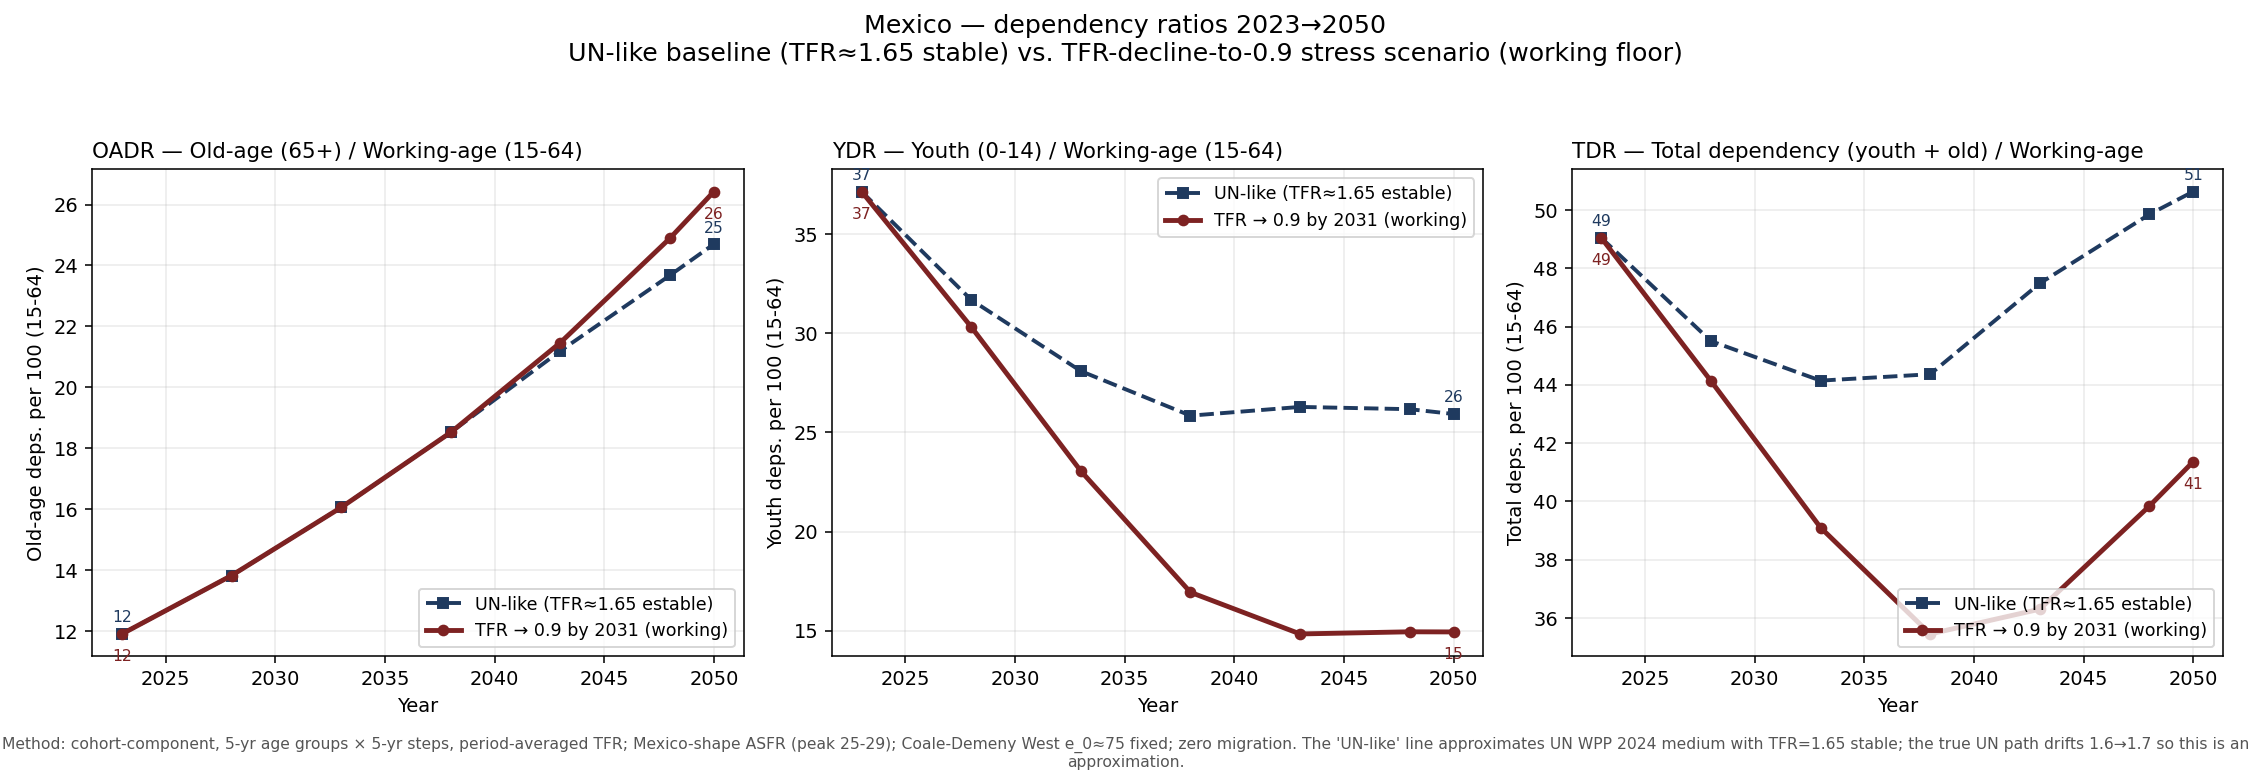

The script that saved this image:
"""
Mexico dependency ratios 2023→2050 under TFR-decline-to-0.9 scenario,
compared to a UN-like ~1.65 stable benchmark.

Why dependency ratios (DR) and not total population:
The total-population gap to UN (recomputed each run; see stdout)
understates the fiscal pressure. What drives pension contribution rate and
health-financing path is the *ratio* of dependents to working-age, not
total people. Under a TFR collapse, the 65+ population is locked in (those
people are already alive); only the denominator (working-age) and the
youth numerator change. The result is a sharper rise in old-age
dependency, partly offset by a fall in youth dependency.

Definitions (UN convention):
  Youth dependency ratio (YDR) = pop(0-14) / pop(15-64) × 100
  Old-age dependency ratio (OADR) = pop(65+) / pop(15-64) × 100
  Total dependency ratio (TDR) = YDR + OADR

Scenarios:
  TFR-decline (stress): 1.60 (2024) → 1.50 → 1.40 → 1.30 → 1.20 → 1.10
               (2029) → 1.00 (2030) → 0.90 from 2031, stable to 2050.
               Stress-floor revision, Héctor ruling 2026-09-15 (Anne
               option (b)): the LAC empirical floor is declared
               UNIDENTIFIED and 0.90 carried as a working stress value,
               not an observed minimum. The -0.10/yr glide shape is
               unchanged; it runs one year further.
  UN-like baseline: TFR ≈ 1.65 stable. This is an approximation of UN
               WPP 2024 medium variant's trajectory (Mexico TFR rises
               from ~1.62 in 2024 to ~1.71 by 2050; mid-point ~1.66).

Method: same cohort-component skeleton as the population scripts. 5-year
age groups, 5-year time steps, partial-step interpolation to 2050.
Coale-Demeny West e_0≈75 fixed mortality, zero migration, Mexico-shape
ASFR, sex ratio at birth 1.05.

Output: mex_dependency_ratio_decline.png (in the same folder).
"""

import io
from pathlib import Path
import urllib.request

import matplotlib.pyplot as plt
import numpy as np
import pandas as pd

HERE = Path(__file__).parent
OUT_PNG = HERE / "mex_dependency_ratio_decline.png"
OWID_5YR = "https://ourworldindata.org/grapher/population-by-five-year-age-group.csv"

N_AGES = 21
SURVIVAL = np.array([
    0.985, 0.997, 0.997, 0.995, 0.993, 0.992, 0.991, 0.989, 0.984, 0.978,
    0.969, 0.954, 0.929, 0.890, 0.832, 0.745, 0.620, 0.470, 0.300, 0.150,
    0.050,
])
BIRTH_TO_AGE_0_4 = 0.97
ASFR_SHAPE = np.array([0.045, 0.090, 0.110, 0.090, 0.060, 0.020, 0.005])
ASFR_FERTILE_START = 3
ASFR_FERTILE_END = 10
FEMALE_SHARE = 0.5

# Age index slices
YOUTH = slice(0, 3)        # 0-4, 5-9, 10-14  → 0-14
WORKING = slice(3, 13)     # 15-19 ... 60-64  → 15-64
OLD = slice(13, N_AGES)    # 65-69 ... 100+   → 65+

# User-specified TFR trajectory for the decline scenario (-0.10/yr glide).
TFR_DECLINE_ANNUAL = {
    2024: 1.60, 2025: 1.50, 2026: 1.40, 2027: 1.30, 2028: 1.20, 2029: 1.10,
    2030: 1.00,
}
# Working stress value; the empirical floor is declared unidentified.
TFR_DECLINE_FLOOR = 0.90
TFR_DECLINE_FLOOR_FROM = 2031

# UN-like baseline (approximation of WPP 2024 medium variant Mexico TFR).
TFR_UN_LIKE = 1.65


def tfr_decline(y: int) -> float:
    if y in TFR_DECLINE_ANNUAL:
        return TFR_DECLINE_ANNUAL[y]
    return TFR_DECLINE_FLOOR if y >= TFR_DECLINE_FLOOR_FROM else 1.60


def period_tfr_decline(y0: int, y1: int) -> float:
    return float(np.mean([tfr_decline(y) for y in range(y0 + 1, y1 + 1)]))


def fetch_owid_csv(url: str) -> pd.DataFrame:
    print(f"Fetching {url} ...")
    req = urllib.request.Request(url, headers={"User-Agent": "Dalila/1.0 (research)"})
    with urllib.request.urlopen(req, timeout=60) as resp:
        return pd.read_csv(io.BytesIO(resp.read()))


def baseline_2023() -> np.ndarray:
    df = fetch_owid_csv(OWID_5YR)
    row = df[(df["Code"] == "MEX") & (df["Year"] == 2023)].iloc[0]
    age_cols = [c for c in df.columns if c not in ("Entity", "Code", "Year")][:N_AGES]
    return row[age_cols].to_numpy(dtype=float)


def project_step(pop: np.ndarray, tfr: float, frac: float = 1.0) -> np.ndarray:
    asfr = ASFR_SHAPE * tfr / (5.0 * ASFR_SHAPE.sum())
    women = pop[ASFR_FERTILE_START:ASFR_FERTILE_END] * FEMALE_SHARE
    births = (asfr * women * 5.0).sum()
    new_pop = np.zeros_like(pop)
    new_pop[1:N_AGES] = pop[: N_AGES - 1] * SURVIVAL[: N_AGES - 1]
    new_pop[N_AGES - 1] += pop[N_AGES - 1] * SURVIVAL[N_AGES - 1]
    new_pop[0] = births * BIRTH_TO_AGE_0_4
    if frac == 1.0:
        return new_pop
    return pop + frac * (new_pop - pop)


def project(pop_2023: np.ndarray, tfr_for_period) -> tuple[list[int], np.ndarray]:
    """Project age structure. tfr_for_period(y0, y1) returns the TFR for that period."""
    years = [2023, 2028, 2033, 2038, 2043, 2048, 2050]
    structure = [pop_2023.copy()]
    pop = pop_2023.copy()
    for i in range(1, len(years)):
        y0, y1 = years[i - 1], years[i]
        tfr_p = tfr_for_period(y0, y1)
        step_yrs = y1 - y0
        pop = project_step(pop, tfr_p, frac=1.0 if step_yrs == 5 else step_yrs / 5.0)
        structure.append(pop.copy())
    return years, np.array(structure)  # shape (n_years, N_AGES)


def dependency_ratios(structure: np.ndarray):
    """structure shape (n_years, N_AGES) → (years, YDR, OADR, TDR)."""
    youth = structure[:, YOUTH].sum(axis=1)
    working = structure[:, WORKING].sum(axis=1)
    old = structure[:, OLD].sum(axis=1)
    ydr = youth / working * 100
    oadr = old / working * 100
    tdr = ydr + oadr
    return ydr, oadr, tdr


def main():
    pop_2023 = baseline_2023()

    # Decline scenario
    years, struct_decline = project(pop_2023, period_tfr_decline)
    ydr_d, oadr_d, tdr_d = dependency_ratios(struct_decline)

    # UN-like baseline (TFR=1.65 stable)
    _, struct_un = project(pop_2023, lambda y0, y1: TFR_UN_LIKE)
    ydr_u, oadr_u, tdr_u = dependency_ratios(struct_un)

    # Print table
    print(f"\nDependency ratios per 100 working-age (15-64), Mexico 2023→2050")
    print(f"{'Year':>5}  {'YDR_UN':>7} {'YDR_Δ':>7}  {'OADR_UN':>8} {'OADR_Δ':>8}  {'TDR_UN':>7} {'TDR_Δ':>7}")
    for i, y in enumerate(years):
        print(f"{y:>5}  {ydr_u[i]:>7.1f} {ydr_d[i]:>7.1f}  {oadr_u[i]:>8.1f} {oadr_d[i]:>8.1f}  {tdr_u[i]:>7.1f} {tdr_d[i]:>7.1f}")

    fig, (axO, axY, axT) = plt.subplots(1, 3, figsize=(16, 5.5), sharex=True)

    # Old-age dependency
    axO.plot(years, oadr_u, color="#1f3a5f", linewidth=2.0, linestyle="--", marker="s", markersize=5,
             label=f"UN-like (TFR≈{TFR_UN_LIKE} estable)")
    axO.plot(years, oadr_d, color="#7d2222", linewidth=2.5, marker="o", markersize=5,
             label="TFR → 0.9 by 2031 (working)")
    axO.set_title("OADR — Old-age (65+) / Working-age (15-64)", fontsize=11, loc="left")
    axO.set_ylabel("Old-age deps. per 100 (15-64)")
    axO.set_xlabel("Year")
    axO.grid(alpha=0.25); axO.legend(fontsize=9, loc="lower right")
    for i, y in enumerate(years):
        if y in (2023, 2035, 2050):
            axO.annotate(f"{oadr_u[i]:.0f}", xy=(y, oadr_u[i]), xytext=(0, 6),
                         textcoords="offset points", fontsize=8, ha="center", color="#1f3a5f")
            axO.annotate(f"{oadr_d[i]:.0f}", xy=(y, oadr_d[i]), xytext=(0, -14),
                         textcoords="offset points", fontsize=8, ha="center", color="#7d2222")

    # Youth dependency
    axY.plot(years, ydr_u, color="#1f3a5f", linewidth=2.0, linestyle="--", marker="s", markersize=5,
             label=f"UN-like (TFR≈{TFR_UN_LIKE} estable)")
    axY.plot(years, ydr_d, color="#7d2222", linewidth=2.5, marker="o", markersize=5,
             label="TFR → 0.9 by 2031 (working)")
    axY.set_title("YDR — Youth (0-14) / Working-age (15-64)", fontsize=11, loc="left")
    axY.set_ylabel("Youth deps. per 100 (15-64)")
    axY.set_xlabel("Year")
    axY.grid(alpha=0.25); axY.legend(fontsize=9, loc="upper right")
    for i, y in enumerate(years):
        if y in (2023, 2035, 2050):
            axY.annotate(f"{ydr_u[i]:.0f}", xy=(y, ydr_u[i]), xytext=(0, 6),
                         textcoords="offset points", fontsize=8, ha="center", color="#1f3a5f")
            axY.annotate(f"{ydr_d[i]:.0f}", xy=(y, ydr_d[i]), xytext=(0, -14),
                         textcoords="offset points", fontsize=8, ha="center", color="#7d2222")

    # Total dependency
    axT.plot(years, tdr_u, color="#1f3a5f", linewidth=2.0, linestyle="--", marker="s", markersize=5,
             label=f"UN-like (TFR≈{TFR_UN_LIKE} estable)")
    axT.plot(years, tdr_d, color="#7d2222", linewidth=2.5, marker="o", markersize=5,
             label="TFR → 0.9 by 2031 (working)")
    axT.set_title("TDR — Total dependency (youth + old) / Working-age", fontsize=11, loc="left")
    axT.set_ylabel("Total deps. per 100 (15-64)")
    axT.set_xlabel("Year")
    axT.grid(alpha=0.25); axT.legend(fontsize=9, loc="lower right")
    for i, y in enumerate(years):
        if y in (2023, 2035, 2050):
            axT.annotate(f"{tdr_u[i]:.0f}", xy=(y, tdr_u[i]), xytext=(0, 6),
                         textcoords="offset points", fontsize=8, ha="center", color="#1f3a5f")
            axT.annotate(f"{tdr_d[i]:.0f}", xy=(y, tdr_d[i]), xytext=(0, -14),
                         textcoords="offset points", fontsize=8, ha="center", color="#7d2222")

    fig.suptitle(
        "Mexico — dependency ratios 2023→2050\n"
        "UN-like baseline (TFR≈1.65 stable) vs. TFR-decline-to-0.9 stress scenario (working floor)",
        fontsize=13)
    fig.text(0.5, 0.005,
             "Method: cohort-component, 5-yr age groups × 5-yr steps, period-averaged TFR; Mexico-shape ASFR (peak 25-29); "
             "Coale-Demeny West e_0≈75 fixed; zero migration. The 'UN-like' line approximates UN WPP 2024 medium "
             "with TFR=1.65 stable; the true UN path drifts 1.6→1.7 so this is an approximation.",
             ha="center", fontsize=8, color="#555", wrap=True)

    plt.tight_layout(rect=[0, 0.04, 1, 0.94])
    fig.savefig(OUT_PNG, dpi=140, bbox_inches="tight")
    print(f"\nWrote {OUT_PNG}")


if __name__ == "__main__":
    main()
